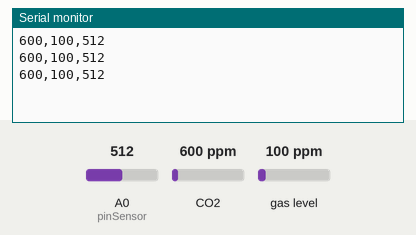
The sketch below on a simulated Arduino Uno, built with avr-gcc and run on an emulated ATmega328P. On the bench: the last lines printed to the serial monitor. The inputs (shaded band) are chosen by the test bench; at power-on: CO2 600 ppm, A0 (pinSensor) = 512, gas level 100 ppm.

Above: at 1.3 s.
1.4 s: CO2 set to 452 ppm
At 1.9 s:
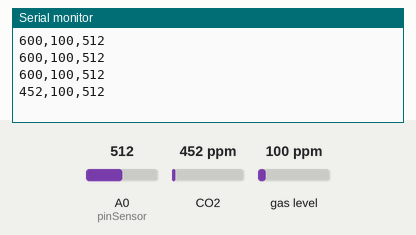
2.9 s: A0 (pinSensor) set to 716
At 3.4 s:
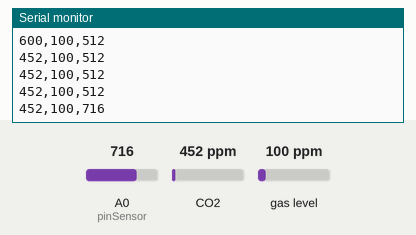
4.4 s: gas level set to 20 ppm
At 4.9 s:
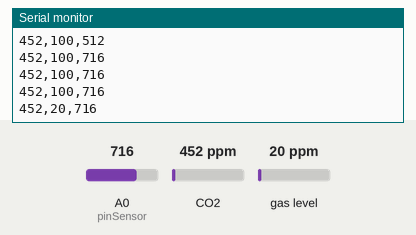
5.9 s: A0 (pinSensor) set to 900
At 6.4 s:
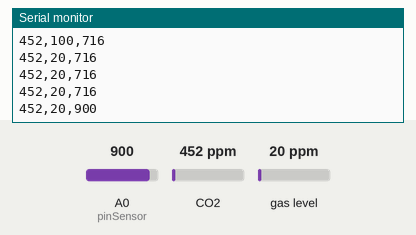
7.4 s: CO2 set to 1050 ppm
At 7.9 s:
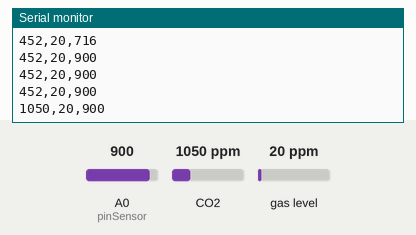
Timing chart, 0 to 9.9 s (numbered marks = the images above; inputs shaded):
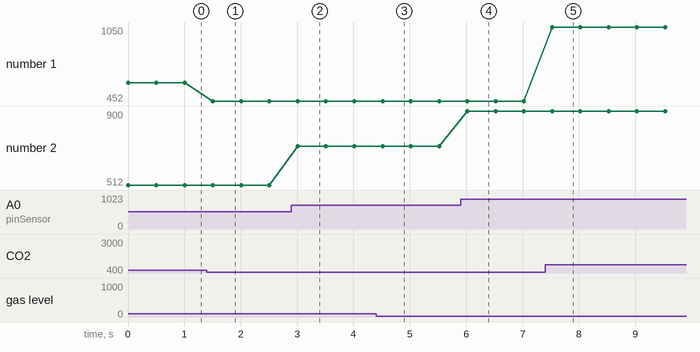

The sketch:

co2.ino
```cpp
#include "Adafruit_CCS811.h"
constexpr auto pinSensor = A0;

Adafruit_CCS811 ccs;

void setup() {
  Serial.begin(9600);
  if(!ccs.begin()){
    Serial.println("Failed to start sensor! Please check your wiring.");
    while(1);
  }
}

void loop() {
  int valueSensor = analogRead(pinSensor);
  if(ccs.available()) {
    if(!ccs.readData()) {
      Serial.print(ccs.geteCO2());
      Serial.print(",");
      Serial.print(ccs.getTVOC());
      Serial.print(",");
      Serial.println(valueSensor);
    } else {
      Serial.println("ERROR...");
      while(1);
    }
  }
  delay(500);
}
```

Measured:
- after the input at 1.4 s, the serial monitor: prints a new line after 0.11 s (image 1)
- after the input at 2.9 s, the serial monitor: prints a new line after 0.11 s (image 2)
- after the input at 4.4 s, the serial monitor: prints a new line after 0.12 s (image 3)
- after the input at 5.9 s, the serial monitor: prints a new line after 0.12 s (image 4)
- after the input at 7.4 s, the serial monitor: prints a new line after 0.12 s (image 5)
- plotted number 1: 600 → 452 after the input at 1.4 s, 452 → 1050 after the input at 7.4 s
- plotted number 2: 512 → 716 after the input at 2.9 s, 716 → 900 after the input at 5.9 s
